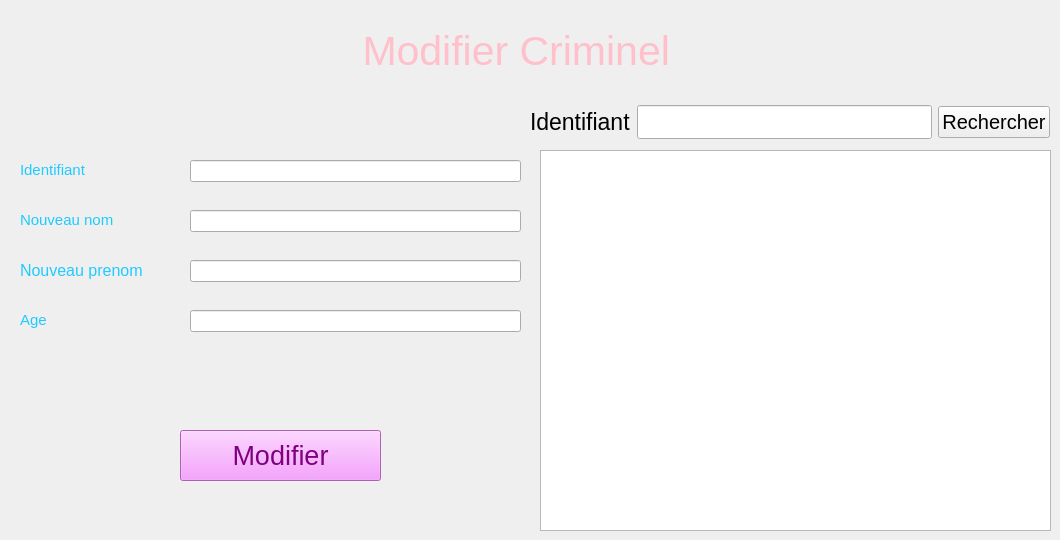
      <widget class="QWidget" name="tab_65">
       <attribute name="title">
        <string>Modifier</string>
       </attribute>
       <widget class="QLabel" name="label_modif_crimiinel">
        <property name="geometry">
         <rect>
          <x>280</x>
          <y>0</y>
          <width>461</width>
          <height>101</height>
         </rect>
        </property>
        <property name="font">
         <font>
          <pointsize>31</pointsize>
         </font>
        </property>
        <property name="styleSheet">
         <string notr="true">color:pink</string>
        </property>
        <property name="lineWidth">
         <number>5</number>
        </property>
        <property name="text">
         <string> Modifier Criminel</string>
        </property>
        <property name="textFormat">
         <enum>Qt::PlainText</enum>
        </property>
        <property name="alignment">
         <set>Qt::AlignCenter</set>
        </property>
       </widget>
       <widget class="QPushButton" name="pushButton_modifiercriminel">
        <property name="geometry">
         <rect>
          <x>180</x>
          <y>430</y>
          <width>201</width>
          <height>51</height>
         </rect>
        </property>
        <property name="font">
         <font>
          <pointsize>20</pointsize>
         </font>
        </property>
        <property name="styleSheet">
         <string notr="true">color:purple;
background-color: rgb(245, 134, 255);</string>
        </property>
        <property name="text">
         <string>Modifier</string>
        </property>
       </widget>
       <widget class="QLabel" name="label_prenomcri_md">
        <property name="geometry">
         <rect>
          <x>20</x>
          <y>260</y>
          <width>161</width>
          <height>20</height>
         </rect>
        </property>
        <property name="font">
         <font>
          <pointsize>12</pointsize>
         </font>
        </property>
        <property name="styleSheet">
         <string notr="true">color:rgb(30, 203, 255)</string>
        </property>
        <property name="text">
         <string>Nouveau prenom</string>
        </property>
       </widget>
       <widget class="QLabel" name="label_nom_md">
        <property name="geometry">
         <rect>
          <x>20</x>
          <y>210</y>
          <width>161</width>
          <height>20</height>
         </rect>
        </property>
        <property name="font">
         <font>
          <pointsize>11</pointsize>
         </font>
        </property>
        <property name="styleSheet">
         <string notr="true">color:rgb(30, 203, 255)</string>
        </property>
        <property name="text">
         <string>Nouveau nom</string>
        </property>
       </widget>
       <widget class="QLabel" name="label_agecr_md">
        <property name="geometry">
         <rect>
          <x>20</x>
          <y>310</y>
          <width>151</width>
          <height>20</height>
         </rect>
        </property>
        <property name="font">
         <font>
          <pointsize>11</pointsize>
         </font>
        </property>
        <property name="styleSheet">
         <string notr="true">color:rgb(30, 203, 255)</string>
        </property>
        <property name="text">
         <string>Age</string>
        </property>
       </widget>
       <widget class="QLabel" name="label_iidcri_md">
        <property name="geometry">
         <rect>
          <x>20</x>
          <y>160</y>
          <width>151</width>
          <height>20</height>
         </rect>
        </property>
        <property name="font">
         <font>
          <pointsize>11</pointsize>
         </font>
        </property>
        <property name="styleSheet">
         <string notr="true">color:rgb(30, 203, 255)</string>
        </property>
        <property name="text">
         <string>Identifiant</string>
        </property>
       </widget>
       <widget class="QLineEdit" name="lineEdit_ID_cm">
        <property name="geometry">
         <rect>
          <x>190</x>
          <y>160</y>
          <width>331</width>
          <height>22</height>
         </rect>
        </property>
        <property name="font">
         <font>
          <pointsize>11</pointsize>
         </font>
        </property>
       </widget>
       <widget class="QLineEdit" name="lineEdit_prenom_cm">
        <property name="geometry">
         <rect>
          <x>190</x>
          <y>260</y>
          <width>331</width>
          <height>22</height>
         </rect>
        </property>
        <property name="font">
         <font>
          <pointsize>11</pointsize>
         </font>
        </property>
       </widget>
       <widget class="QLineEdit" name="lineEdit_age_cm">
        <property name="geometry">
         <rect>
          <x>190</x>
          <y>310</y>
          <width>331</width>
          <height>22</height>
         </rect>
        </property>
        <property name="font">
         <font>
          <pointsize>11</pointsize>
         </font>
        </property>
       </widget>
       <widget class="QLineEdit" name="lineEdit_nom_cm">
        <property name="geometry">
         <rect>
          <x>190</x>
          <y>210</y>
          <width>331</width>
          <height>22</height>
         </rect>
        </property>
        <property name="font">
         <font>
          <pointsize>11</pointsize>
         </font>
        </property>
       </widget>
       <widget class="QWidget" name="layoutWidget_16">
        <property name="geometry">
         <rect>
          <x>530</x>
          <y>100</y>
          <width>520</width>
          <height>44</height>
         </rect>
        </property>
        <layout class="QHBoxLayout" name="horizontalLayout_3">
         <item>
          <widget class="QLabel" name="chercherlbl">
           <property name="font">
            <font>
             <pointsize>17</pointsize>
            </font>
           </property>
           <property name="text">
            <string>Identifiant</string>
           </property>
          </widget>
         </item>
         <item>
          <widget class="QLineEdit" name="lineEdit_recherche_c">
           <property name="font">
            <font>
             <pointsize>17</pointsize>
            </font>
           </property>
          </widget>
         </item>
         <item>
          <widget class="QPushButton" name="pushButton_recherchercriminel">
           <property name="font">
            <font>
             <pointsize>15</pointsize>
            </font>
           </property>
           <property name="text">
            <string>Rechercher</string>
           </property>
          </widget>
         </item>
        </layout>
       </widget>
       <widget class="QTableView" name="tab_criminel2">
        <property name="geometry">
         <rect>
          <x>540</x>
          <y>150</y>
          <width>511</width>
          <height>381</height>
         </rect>
        </property>
       </widget>
      </widget>
